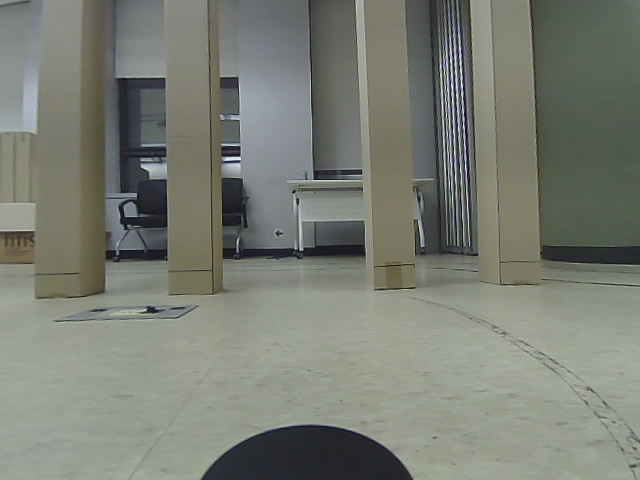
#> input picture xycar_sensor_fusion/sensor_fusion/image_new2.png, 640 x 480 px
$ python calibration.py
#> lines starting #> are read from the running program, lines starting #| are printed output that depends on the picture; after the words box and inside, x2 and y2 are one past the last pixel; in counts of white or black regions, pixels touching at a corner belong together
#!/usr/bin/env python3
import cv2
import yaml
import numpy as np
import matplotlib.pyplot as plt

"""
lidar_points = np.array([
    # [0.2966, 0.4572, 0],
    # [0.2804, -0.4974, 0],
    [1.2232, 0.8543, 0],
    [1.2132, 0.4236, 0],
    [1.1817, -0.4970, 0],
    [1.1732, -0.8194, 0],
    [0.7613, 0.7590, 0],
    [0.7591, 0.4627, 0],
    [0.7280, -0.4690, 0],
    [0.7160, -0.8086, 0]
],  dtype=np.float32)
"""
config_path = './config.yaml'
with open(config_path, "r") as f:
    config_json = yaml.safe_load(f)

camera_matrix, dist = np.array(config_json["camera_matrix"]["data"]), np.array(config_json["distortion_coefficient"]["data"])
dist = np.array([0, 0 ,0, 0])

# distorted image
# image_points = np.array([
#     # [17.3081, 297.179],
#     # [600.881, 277.86],
#     [111.976, 263.996],
#     [181.837, 264.856],
#     [424.804, 257.352],
#     [493.624, 254.845],
#     [66.5582, 273.591],
#     [122.674, 276.64],
#     [474.01, 267.491],
#     [561.844, 295.562]
# ], dtype=np.float32)

# undistorted image
# image_points = np.array([
#     [80.0265, 267.63],
#     [171.374, 266.212],
#     [428.411, 257.451],
#     [509.017, 256.215],
#     [1.2928, 282.74],
#     [94.6163, 280.91],
#     [485.599, 269.321],
#     [614.3, 263.831]
# ], dtype=np.float32)

# image point : x(right), y(down)
image_points = np.array([
    [117.146, 306.516],
    [214.018, 303.339],
    [448.257, 296.56],
    [539.174, 291.032],
    [630.091, 290.238],
    [35.3871, 274.44],
    [80.6779, 273.811],
    [167.485, 271.924],
    [212.147, 270.037],
    [373.81, 266.891],
    [415.326, 263.746],
    [499.617, 263.117],
    [540.505, 261.23],
    [112.474, 263.309],
    [143.867, 263.309],
    [209.723, 262.285],
    [240.433, 260.579],
    [341.776, 258.873],
    [371.803, 257.508],
    [452.673, 255.461],
    [483.041, 254.779],
    [154.142, 258.628],
    [178.682, 258.628],
    [242.381, 257.061],
    [266.399, 256.8],
    [340.802, 254.451],
    [365.081, 253.667],
    [419.643, 252.884],
    [442.356, 252.101]
], dtype=np.float32)

# lidar point : x(right), y(depth), z(0, down)
lidar_points = np.array([
    [0.2361,0.3665,0],
    [0.1220,0.3640,0],
    [-0.2120,0.3578,0],
    [-0.3300,0.3567,0],
    [-0.4760,0.3619,0],
    [0.7535,0.9721,0],
    [0.6607,0.9716,0],
    [0.3755,0.9590,0],
    [0.2811,0.9554,0],
    [-0.2646,0.9425,0],
    [-0.3551,0.9412,0],
    [-0.6360,0.9352,0],
    [-0.7585,0.9298,0],
    [0.7541,1.4303,0],
    [0.6656,1.4307,0],
    [0.3416,1.4184,0],
    [0.2506,1.4241,0],
    [-0.2115,1.406,0],
    [-0.3195,1.403,0],
    [-0.6926,1.3967,0],
    [-0.8223,1.3876,0],
    [0.7678,1.8910,0],
    [0.6864,1.8901,0],
    [0.2823,1.8768,0],
    [0.1877,1.8796,0],
    [-0.3268,1.8564,0],
    [-0.3749,1.8585,0],
    [-0.7220,1.8436,0],
    [-0.8618,1.8523,0]
], dtype=np.float32)
'''
img5
[0.6756,0.9673]
[0.5725,0.9660]
[0.1356,1.2063]
[0.0597,1.2005]
[-0.2117,0.7195]
[-0.3117,0.7160]
[-0.6959,0.9454]
[-0.8010,0.9334]
img6
[0.5268,1.0625]
[0.2831,1.0588]
[-0.2117,0.7195]
[-0.4636,0.7195]
'''


_, rvec, tvec = cv2.solvePnP(lidar_points, image_points, camera_matrix, dist)
R, _ = cv2.Rodrigues(rvec)
r_inv = np.linalg.inv(R)

xyz = np.dot(-r_inv, tvec)
print("----camera position----")
print(xyz)

lidar_to_camera = np.hstack((R, tvec))
print("----lidar_to_camera----")
print(lidar_to_camera)

# test_lidar_points = np.array([
#     [0.5268,1.0625,0],
#     [0.2831,1.0588,0],
#     [-0.2117,0.7195,0],
#     [-0.4636,0.7195,0]
# ],  dtype=np.float32)

test_lidar_points = np.array([
    [0.7535,0.9721,0],
    [0.6607,0.9716,0],
    [0.3755,0.9590,0],
    [0.2811,0.9554,0],
    [-0.2646,0.9425,0],
    [-0.3551,0.9412,0],
    [-0.6360,0.9352,0],
    [-0.7585,0.9298,0]
],  dtype=np.float32)

XYZ1 = np.vstack([test_lidar_points.T, np.ones((1, test_lidar_points.shape[0]))])
xyz = np.dot(camera_matrix,np.dot(lidar_to_camera, XYZ1))
z = xyz[2, :]
x = (xyz[0, :] / z).astype(np.int32)
y = (xyz[1, :] / z).astype(np.int32)

# x = np.where(z > 0, (xyz[0, :] / z).astype(np.int32), -(xyz[0, :] / z).astype(np.int32))
# y = np.where(z > 0, (xyz[1, :] / z).astype(np.int32), -(xyz[1, :] / z).astype(np.int32))

img_x = x
img_y = y

print("x : ", img_x)
print("y : ", img_y)

filename = '../image_new2.png'
image = cv2.imread(filename, cv2.IMREAD_ANYCOLOR)
#> image is the input picture: shape (480, 640, 3); mean B, G, R 115.7, 125.7, 121.9

for i in range(len(img_x)):
    cv2.circle(image, (img_x[i], img_y[i]), 5, (0,0,255), -1)
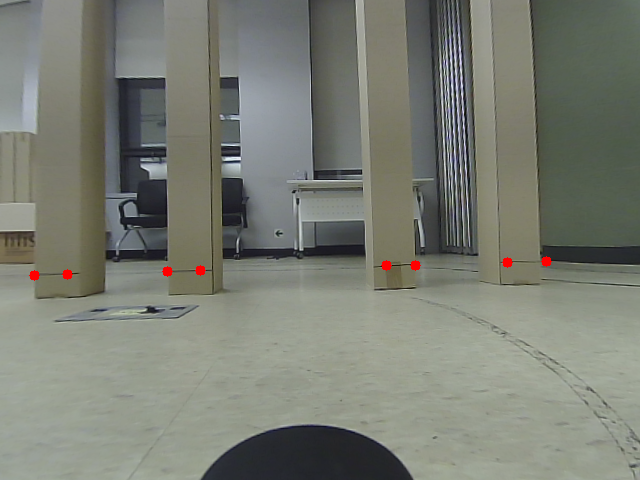
#> image: shape (480, 640, 3); 0.21% of pixels changed, all inside (x1, y1, x2, y2) = (29, 256, 552, 281)

plt.imshow(cv2.cvtColor(image, cv2.COLOR_BGR2RGB))
plt.show()

$ run again, with xycar_sensor_fusion/sensor_fusion/image_new1.png copied over xycar_sensor_fusion/sensor_fusion/image_new2.png
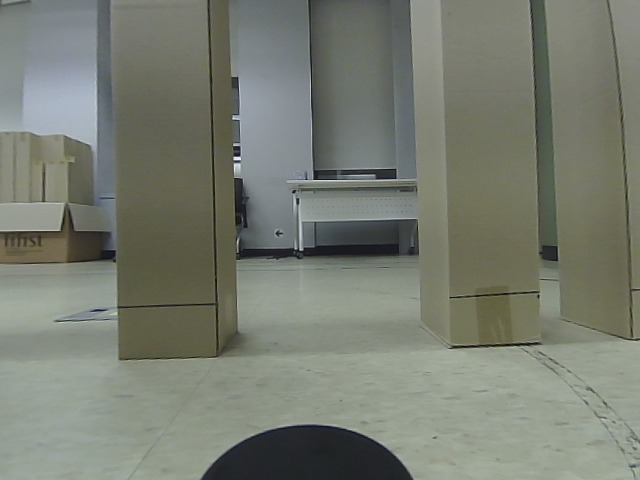
#> input picture xycar_sensor_fusion/sensor_fusion/image_new1.png, 640 x 480 px
#> image is the input picture: shape (480, 640, 3); mean B, G, R 113.4, 124.7, 120.1
#> after the loop `for i in range(len(img_x)):`:
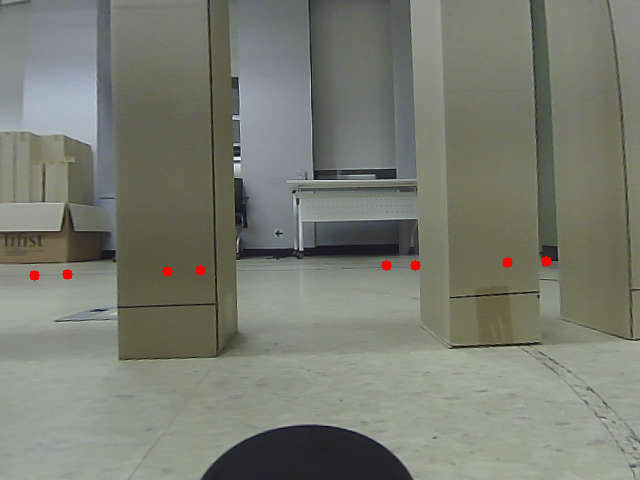
#> image: shape (480, 640, 3); 0.21% of pixels changed, all inside (x1, y1, x2, y2) = (29, 256, 552, 281)

$ run again, with xycar_sensor_fusion/sensor_fusion/image_new3.png copied over xycar_sensor_fusion/sensor_fusion/image_new2.png
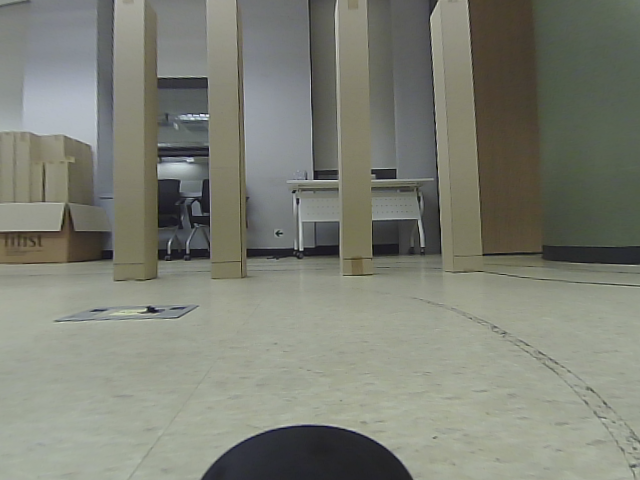
#> input picture xycar_sensor_fusion/sensor_fusion/image_new3.png, 640 x 480 px
#> image is the input picture: shape (480, 640, 3); mean B, G, R 116.9, 127.9, 125.4
#> after the loop `for i in range(len(img_x)):`:
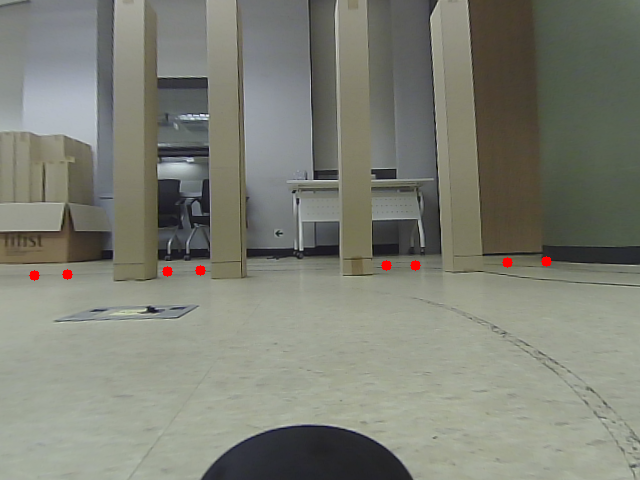
#> image: shape (480, 640, 3); 0.21% of pixels changed, all inside (x1, y1, x2, y2) = (29, 256, 552, 281)

$ run again, with xycar_sensor_fusion/sensor_fusion/image_new4.png copied over xycar_sensor_fusion/sensor_fusion/image_new2.png
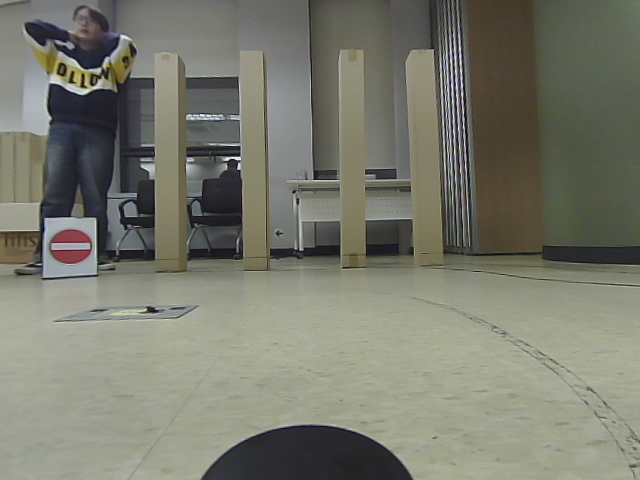
#> input picture xycar_sensor_fusion/sensor_fusion/image_new4.png, 640 x 480 px
#> image is the input picture: shape (480, 640, 3); mean B, G, R 109.6, 122.4, 121.1
#> after the loop `for i in range(len(img_x)):`:
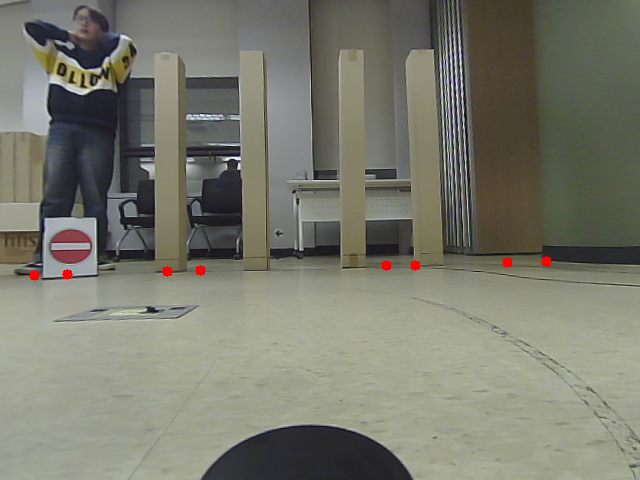
#> image: shape (480, 640, 3); 0.21% of pixels changed, all inside (x1, y1, x2, y2) = (29, 256, 552, 281)
